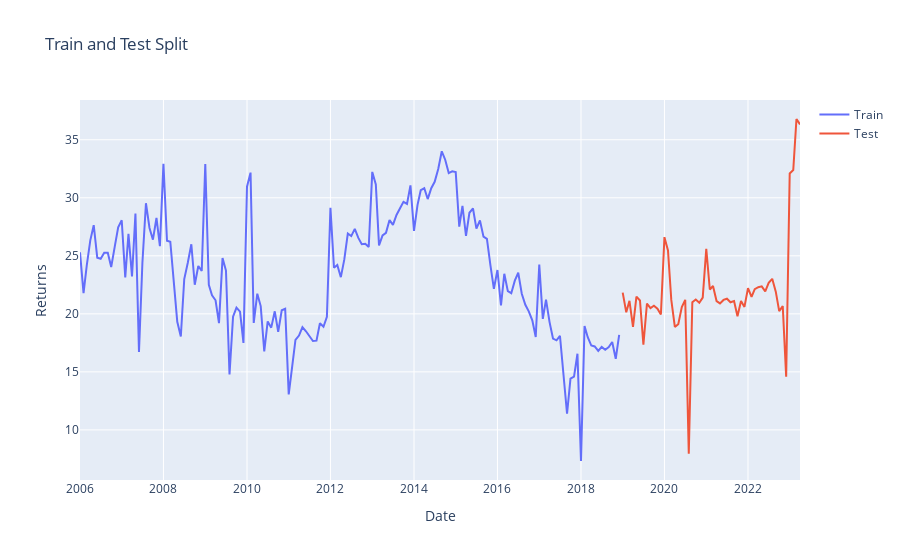

This figure's notebook cell:
### Markdown cell above
5. **Plotting Train and Test Splits**: The training and testing data are plotted to visualize the split.

### Code cell
#%%

# Plot train and test splits
fig = go.Figure()
fig.add_trace(go.Scatter(x=train.index, y=train['Returns'], mode='lines', name='Train'))
fig.add_trace(go.Scatter(x=test.index, y=test['Returns'], mode='lines', name='Test'))
fig.update_layout(title='Train and Test Split', xaxis_title='Date', yaxis_title='Returns')
fig.show()

### Figure 1 — Plotly figure (JSON) as saved in the notebook; plotly's stock layout.template omitted (floating-point values rounded to 4 significant figures; data arrays with more than 128 entries replaced by an {"elided": "..."} marker saying what was removed)
{"data": [{"mode": "lines", "name": "Train", "type": "scatter", "x": {"elided": "156 str values"}, "y": {"elided": "156 float values"}}, {"mode": "lines", "name": "Test", "type": "scatter", "x": ["2019-01-01T00:00:00", "2019-02-01T00:00:00", "2019-03-01T00:00:00", "2019-04-01T00:00:00", "2019-05-01T00:00:00", "2019-06-01T00:00:00", "2019-07-01T00:00:00", "2019-08-01T00:00:00", "2019-09-01T00:00:00", "2019-10-01T00:00:00", "2019-11-01T00:00:00", "2019-12-01T00:00:00", "2020-01-01T00:00:00", "2020-02-01T00:00:00", "2020-03-01T00:00:00", "2020-04-01T00:00:00", "2020-05-01T00:00:00", "2020-06-01T00:00:00", "2020-07-01T00:00:00", "2020-08-01T00:00:00", "2020-09-01T00:00:00", "2020-10-01T00:00:00", "2020-11-01T00:00:00", "2020-12-01T00:00:00", "2021-01-01T00:00:00", "2021-02-01T00:00:00", "2021-03-01T00:00:00", "2021-04-01T00:00:00", "2021-05-01T00:00:00", "2021-06-01T00:00:00", "2021-07-01T00:00:00", "2021-08-01T00:00:00", "2021-09-01T00:00:00", "2021-10-01T00:00:00", "2021-11-01T00:00:00", "2021-12-01T00:00:00", "2022-01-01T00:00:00", "2022-02-01T00:00:00", "2022-03-01T00:00:00", "2022-04-01T00:00:00", "2022-05-01T00:00:00", "2022-06-01T00:00:00", "2022-07-01T00:00:00", "2022-08-01T00:00:00", "2022-09-01T00:00:00", "2022-10-01T00:00:00", "2022-11-01T00:00:00", "2022-12-01T00:00:00", "2023-01-01T00:00:00", "2023-02-01T00:00:00", "2023-03-01T00:00:00", "2023-04-01T00:00:00"], "y": [21.83, 20.13, 21.12, 18.87, 21.49, 21.15, 17.34, 20.88, 20.5, 20.7, 20.44, 19.94, 26.61, 25.46, 21.2, 18.88, 19.11, 20.58, 21.21, 7.95, 21, 21.23, 20.95, 21.4, 25.6, 22.1, 22.4, 21.1, 20.9, 21.2, 21.3, 21, 21.1, 19.8, 21.1, 20.6, 22.22, 21.46, 22.13, 22.3, 22.37, 21.94, 22.67, 23.02, 21.91, 20.23, 20.67, 14.58, 32.1, 32.39, 36.79, 36.32]}], "layout": {"title": {"text": "Train and Test Split"}, "xaxis": {"title": {"text": "Date"}}, "yaxis": {"title": {"text": "Returns"}}}}
